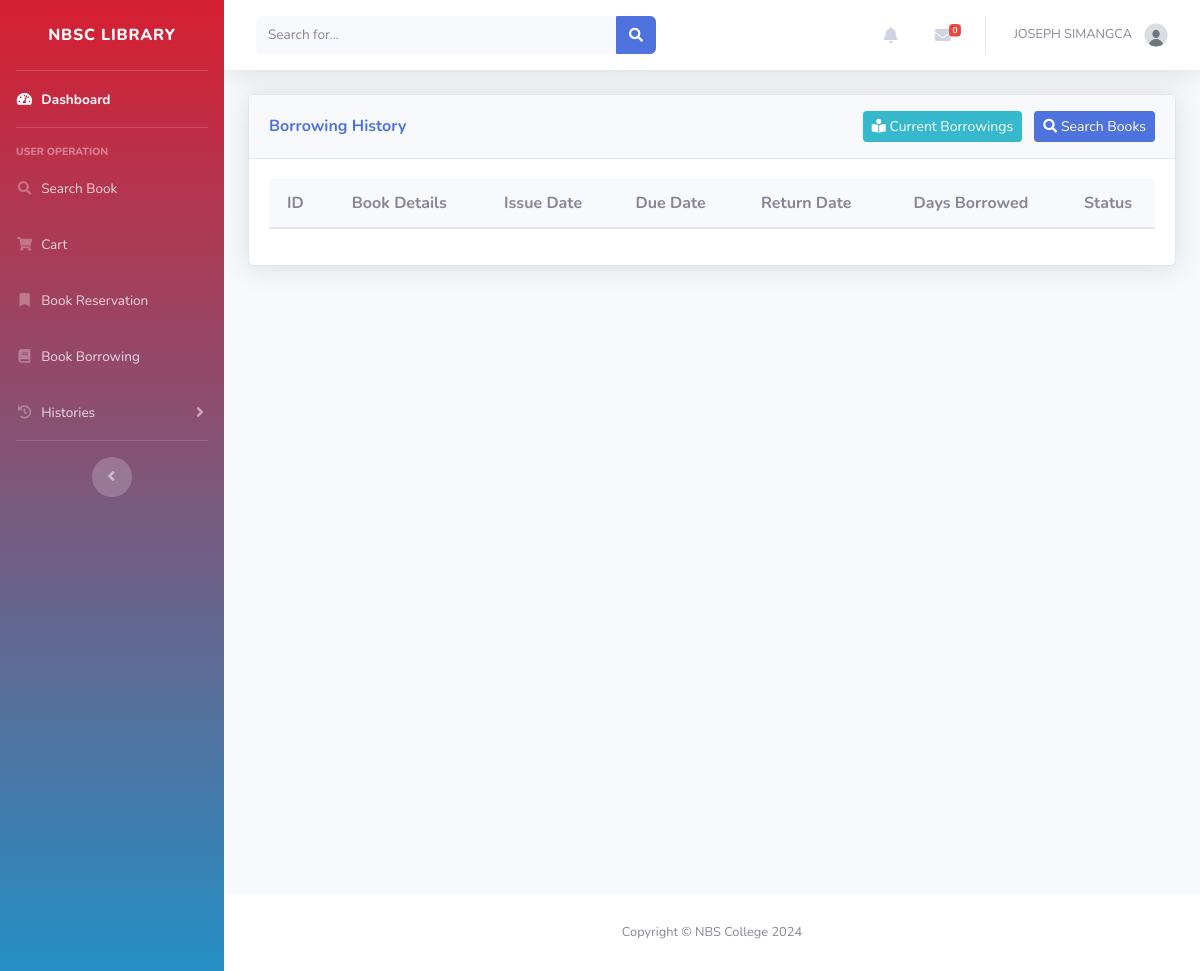
The page /user/borrowing_history.php (signed in) on the database as committed earlier.
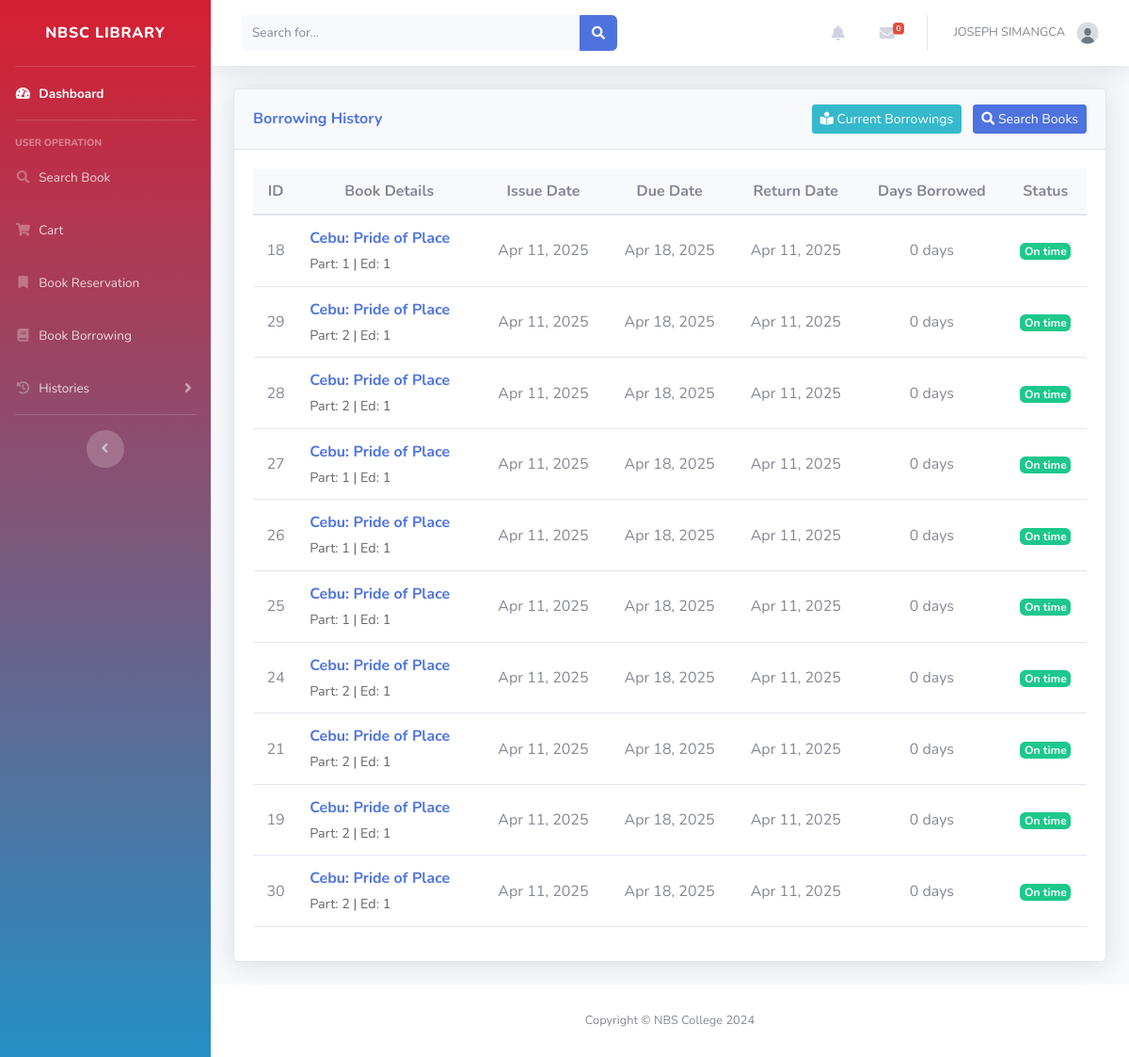
The same page on the database as committed later.
### tables this page shows
CREATE TABLE `borrowings` (
  `id` int(225) NOT NULL,
  `user_id` int(225) DEFAULT NULL,
  `book_id` int(225) DEFAULT NULL,
  `status` varchar(100) DEFAULT NULL,
  `issue_date` date DEFAULT NULL,
  `issued_by` int(11) DEFAULT NULL,
  `due_date` date DEFAULT NULL,
  `return_date` date DEFAULT NULL,
  `recieved_by` int(11) DEFAULT NULL,
  `report_date` date DEFAULT NULL,
  `replacement_date` date DEFAULT NULL,
  `reminder_sent` tinyint(4) DEFAULT NULL
);

CREATE TABLE `books` (
  `id` int(11) NOT NULL,
  `accession` int(11) NOT NULL,
  `title` varchar(100) DEFAULT NULL,
  `preferred_title` varchar(100) DEFAULT NULL,
  `parallel_title` varchar(100) DEFAULT NULL,
  `subject_category` varchar(100) DEFAULT NULL,
  `subject_detail` varchar(9999) DEFAULT NULL,
  `summary` varchar(1000) DEFAULT NULL,
  `contents` varchar(1000) DEFAULT NULL,
  `front_image` varchar(100) DEFAULT NULL,
  `back_image` varchar(100) DEFAULT NULL,
  `dimension` varchar(100) DEFAULT NULL,
  `series` varchar(100) DEFAULT NULL,
  `volume` varchar(100) DEFAULT NULL,
  `part` varchar(20) DEFAULT NULL,
  `edition` varchar(100) DEFAULT NULL,
  `copy_number` int(225) DEFAULT NULL,
  `total_pages` varchar(100) DEFAULT NULL,
  `supplementary_contents` varchar(100) DEFAULT NULL,
  `ISBN` varchar(100) DEFAULT NULL,
  `content_type` varchar(100) DEFAULT NULL,
  `media_type` varchar(100) DEFAULT NULL,
  `carrier_type` varchar(100) DEFAULT NULL,
  `call_number` varchar(100) DEFAULT NULL,
  `URL` varchar(225) DEFAULT NULL,
  `language` varchar(100) DEFAULT NULL,
  `shelf_location` varchar(100) DEFAULT NULL,
  `entered_by` int(225) DEFAULT NULL,
  `date_added` date DEFAULT NULL,
  `status` varchar(100) DEFAULT NULL,
  `updated_by` int(11) DEFAULT NULL,
  `last_update` date DEFAULT NULL
);

### User/borrowing_history.php (the view, shortened to what this page needs)
<?php
include '../db.php';
$user_id = $_SESSION['user_id'];
$query = "SELECT
    br.id,
    b.title,
    b.ISBN,
    b.series,
    b.volume,
    b.part,
    b.edition,
    br.issue_date,
    br.due_date,
    br.return_date,
    br.status,
    DATEDIFF(IFNULL(br.return_date, CURRENT_DATE), br.issue_date) as days_borrowed,
    CASE
        WHEN br.return_date > br.due_date THEN DATEDIFF(br.return_date, br.due_date)
        ELSE 0
    END as days_overdue
FROM borrowings br
JOIN books b ON br.book_id = b.id
WHERE br.user_id = ? AND br.status != 'Active'
ORDER BY br.issue_date DESC";
$stmt = $conn->prepare($query);
$stmt->bind_param('i', $user_id);
$stmt->execute();
$result = $stmt->get_result();
include 'inc/header.php';
?>
<head>
</head>
<div id="content" class="d-flex flex-column min-vh-100">
    <div class="container-fluid">
        <div class="card shadow mb-4">
            <div class="card-header py-3 d-flex justify-content-between align-items-center">
                <h6 class="m-0 font-weight-bold text-primary">Borrowing History</h6>
                <div>
                    <a href="book_borrowing.php" class="btn btn-sm btn-info mr-2">
                        <i class="fas fa-book-reader"></i> Current Borrowings
                    </a>
                    <a href="searchbook.php" class="btn btn-sm btn-primary">
                        <i class="fas fa-search"></i> Search Books
                    </a>
                </div>
            </div>
            <div class="card-body">
                <div class="table-responsive">
                    <table class="table table-no-lines" id="dataTable" width="100%" cellspacing="0">
                        <thead>
                            <tr>
                                <th class="text-center">ID</th>
                                <th class="text-center">Book Details</th>
                                <th class="text-center">Issue Date</th>
                                <th class="text-center">Due Date</th>
                                <th class="text-center">Return Date</th>
                                <th class="text-center">Days Borrowed</th>
                                <th class="text-center">Status</th>
                            </tr>
                        </thead>
                        <tbody>
                            <?php while ($row = $result->fetch_assoc()):
                                $rowClass = $row['days_overdue'] > 0 ? 'table-danger' : '';
                                $detailsArray = [];
                                if (!empty($row['part'])) $detailsArray[] = 'Part: ' . htmlspecialchars($row['part']);
                                if (!empty($row['edition'])) $detailsArray[] = 'Ed: ' . htmlspecialchars($row['edition']);
                                $additionalDetails = !empty($detailsArray) ? implode(' | ', $detailsArray) : '';
                            ?>
                                <tr class="<?php echo $rowClass; ?>">
                                    <td class="text-center"><?php echo htmlspecialchars($row['id']); ?></td>
                                    <td class="book-details">
                                        <div class="book-details-title">
                                            <?php echo htmlspecialchars($row['title']); ?>
                                        </div>
                                        <?php if (!empty($additionalDetails)): ?>
                                        <div class="book-details-info">
                                            <?php echo $additionalDetails; ?>
                                        </div>
                                        <?php endif; ?>
                                    </td>
                                    <td class="text-center"><?php echo date('M j, Y', strtotime($row['issue_date'])); ?></td>
                                    <td class="text-center"><?php echo date('M j, Y', strtotime($row['due_date'])); ?></td>
                                    <td class="text-center">
                                        <?php echo !empty($row['return_date']) ? date('M j, Y', strtotime($row['return_date'])) : 'Not returned'; ?>
                                    </td>
                                    <td class="text-center"><?php echo $row['days_borrowed']; ?> days</td>
                                    <td class="text-center">
                                        <?php if ($row['days_overdue'] > 0): ?>
                                            <span class="badge badge-danger"><?php echo $row['days_overdue']; ?> days overdue</span>
                                        <?php else: ?>
                                            <span class="badge badge-success">On time</span>
                                        <?php endif; ?>
                                    </td>
                                </tr>
                            <?php endwhile; ?>
                        </tbody>
                    </table>
                </div>
            </div>
        </div>
    </div>
</div>
<?php include 'inc/footer.php'; ?>

### user/inc/header.php (shortened to what this page needs)
<!DOCTYPE html>
<html lang="en">
<head>
    <link href="vendor/fontawesome-free/css/all.min.css" rel="stylesheet" type="text/css">
    <link href="inc/css/sb-admin-2.min.css" rel="stylesheet">
    <link href="inc/assets/DataTables/datatables.min.css" rel="stylesheet">
    <link rel="stylesheet" href="https://cdn.jsdelivr.net/npm/sweetalert2@11/dist/sweetalert2.min.css">
</head>
<body id="page-top">
    <div id="wrapper">
        <ul class="navbar-nav bg-gradient-primary sidebar sidebar-dark accordion" id="accordionSidebar">
            <a class="sidebar-brand d-flex align-items-center justify-content-center" href="dashboard.php">
                <div class="sidebar-brand-text mx-3">NBSC Library <sup></sup></div>
            </a>
            <hr class="sidebar-divider my-0">
            <?php if (isset($_SESSION['user_id'])): ?>
            <li class="nav-item active">
                <a class="nav-link" href="dashboard.php">
                    <i class="fas fa-fw fa-tachometer-alt"></i>
                    <span>Dashboard</span></a>
            </li>
            <?php endif; ?>
            <hr class="sidebar-divider">
            <div class="sidebar-heading">
                User Operation
            </div>
            <li class="nav-item">
                <a class="nav-link" href="searchbook.php">
                    <i class="fas fa-fw fa-search"></i>
                    <span>Search Book</span>
                </a>
            </li>
            <?php if (isset($_SESSION['user_id'])): ?>
            <li class="nav-item">
                <a class="nav-link" href="cart.php">
                    <i class="fas fa-fw fa-shopping-cart"></i>
                    <span>Cart</span>
                </a>
            </li>
            <li class="nav-item">
                <a class="nav-link" href="book_reservations.php">
                    <i class="fas fa-fw fa-bookmark"></i>
                    <span>Book Reservation</span>
                </a>
            </li>
            <li class="nav-item">
                <a class="nav-link" href="book_borrowing.php">
                    <i class="fas fa-fw fa-book"></i>
                    <span>Book Borrowing</span>
                </a>
            </li>
            <li class="nav-item">
                <a class="nav-link collapsed" href="#" data-toggle="collapse" data-target="#collapseHistories"
                    aria-expanded="true" aria-controls="collapseHistories">
                    <i class="fas fa-fw fa-history"></i>
                    <span>Histories</span>
                </a>
            </li>
            <?php endif; ?>
            <hr class="sidebar-divider d-none d-md-block">
            <div class="text-center d-none d-md-inline">
                <button class="rounded-circle border-0" id="sidebarToggle"></button>
            </div>
        </ul>
        <div id="content-wrapper" class="d-flex flex-column">
            <div id="content">
                <nav class="navbar navbar-expand navbar-light bg-white topbar mb-4 static-top shadow">
                    <form
                        class="d-none d-sm-inline-block form-inline mr-auto ml-md-3 my-2 my-md-0 mw-100 navbar-search">
                        <div class="input-group">
                            <input type="text" class="form-control bg-light border-0 small" placeholder="Search for..."
                                aria-label="Search" aria-describedby="basic-addon2">
                            <div class="input-group-append">
                                <button class="btn btn-primary" type="button">
                                    <i class="fas fa-search fa-sm"></i>
                                </button>
                            </div>
                        </div>
                    </form>
                    <ul class="navbar-nav ml-auto">
                        <?php if (isset($_SESSION['user_id'])): ?>
                        <li class="nav-item dropdown no-arrow mx-1">
                            <a class="nav-link dropdown-toggle" href="#" id="alertsDropdown" role="button"
                                data-toggle="dropdown" aria-haspopup="true" aria-expanded="false">
                                <i class="fas fa-bell fa-fw"></i>
                            </a>
                        </li>
                        <li class="nav-item dropdown no-arrow mx-1">
                            <a class="nav-link dropdown-toggle" href="#" id="messagesDropdown" role="button"
                                data-toggle="dropdown" aria-haspopup="true" aria-expanded="false">
                                <i class="fas fa-envelope fa-fw"></i>
                                <span class="badge badge-danger badge-counter" id="messageCount">0</span>
                            </a>
                        </li>
                        <?php endif; ?>
                        <?php if (isset($_SESSION['user_id'])): ?>
                        <li class="nav-item dropdown no-arrow">
                            <a class="nav-link dropdown-toggle" href="#" id="userDropdown" role="button"
                                data-toggle="dropdown" aria-haspopup="true" aria-expanded="false">
                                <span class="mr-2 d-none d-lg-inline text-gray-600 small">
                                    <?php
                                        if(isset($_SESSION['firstname']) && isset($_SESSION ['lastname'])) {
                                            echo $_SESSION['firstname'] . ' ' . $_SESSION['lastname'];
                                        } else {
                                            echo 'User';
                                        }
                                    ?>
                                </span>
                                <img class="img-profile rounded-circle"
                                    src="<?php echo isset($_SESSION['user_image']) && !empty($_SESSION['user_image']) ? $_SESSION['user_image'] : 'img/undraw_profile_1.svg'; ?>"
                                    alt="">
                            </a>
                        </li>
                        <?php endif; ?>
                    </ul>
                </nav>
            </div>
</body>
</html>

### user/inc/footer.php
<footer class="sticky-footer bg-white">
    <div class="container my-auto">
        <div class="copyright text-center my-auto">
            <span>Copyright &copy; NBS College 2024</span>
        </div>
    </div>
</footer>

### User/borrowing_history.php (style rules this page uses)
.table-responsive { overflow-x: auto; -webkit-overflow-scrolling: touch; width: 100%; }
.table-responsive table td.book-details { white-space: normal; }
.book-details-title { font-weight: bold; color: #4e73df; margin-bottom: 5px; }
.book-details-info { color: #666; font-size: 0.9em; }
.table-responsive table td, .table-responsive table th { vertical-align: middle !important; }
.table-no-lines { border-collapse: collapse; }
.table-no-lines th, .table-no-lines td { border: none; border-bottom: 1px solid #e3e6f0; }
.table-no-lines thead th { border-bottom: 2px solid #e3e6f0; background-color: #f8f9fc; }

Rows that differ between the two databases and show on the page:
added borrowings: id "18", book.title "Cebu: Pride of Place", additionalDetails "Part: 1 | Ed: 1", issue_date "Apr 11, 2025", due_date "Apr 18, 2025", return_date "Apr 11, 2025", days_borrowed "0"
added borrowings: id "29", book.title "Cebu: Pride of Place", additionalDetails "Part: 2 | Ed: 1", issue_date "Apr 11, 2025", due_date "Apr 18, 2025", return_date "Apr 11, 2025", days_borrowed "0"
added borrowings: id "28", book.title "Cebu: Pride of Place", additionalDetails "Part: 2 | Ed: 1", issue_date "Apr 11, 2025", due_date "Apr 18, 2025", return_date "Apr 11, 2025", days_borrowed "0"
added borrowings: id "27", book.title "Cebu: Pride of Place", additionalDetails "Part: 1 | Ed: 1", issue_date "Apr 11, 2025", due_date "Apr 18, 2025", return_date "Apr 11, 2025", days_borrowed "0"
added borrowings: id "26", book.title "Cebu: Pride of Place", additionalDetails "Part: 1 | Ed: 1", issue_date "Apr 11, 2025", due_date "Apr 18, 2025", return_date "Apr 11, 2025", days_borrowed "0"
added borrowings: id "25", book.title "Cebu: Pride of Place", additionalDetails "Part: 1 | Ed: 1", issue_date "Apr 11, 2025", due_date "Apr 18, 2025", return_date "Apr 11, 2025", days_borrowed "0"
added borrowings: id "24", book.title "Cebu: Pride of Place", additionalDetails "Part: 2 | Ed: 1", issue_date "Apr 11, 2025", due_date "Apr 18, 2025", return_date "Apr 11, 2025", days_borrowed "0"
added borrowings: id "21", book.title "Cebu: Pride of Place", additionalDetails "Part: 2 | Ed: 1", issue_date "Apr 11, 2025", due_date "Apr 18, 2025", return_date "Apr 11, 2025", days_borrowed "0"
added borrowings: id "19", book.title "Cebu: Pride of Place", additionalDetails "Part: 2 | Ed: 1", issue_date "Apr 11, 2025", due_date "Apr 18, 2025", return_date "Apr 11, 2025", days_borrowed "0"
added borrowings: id "30", book.title "Cebu: Pride of Place", additionalDetails "Part: 2 | Ed: 1", issue_date "Apr 11, 2025", due_date "Apr 18, 2025", return_date "Apr 11, 2025", days_borrowed "0"
